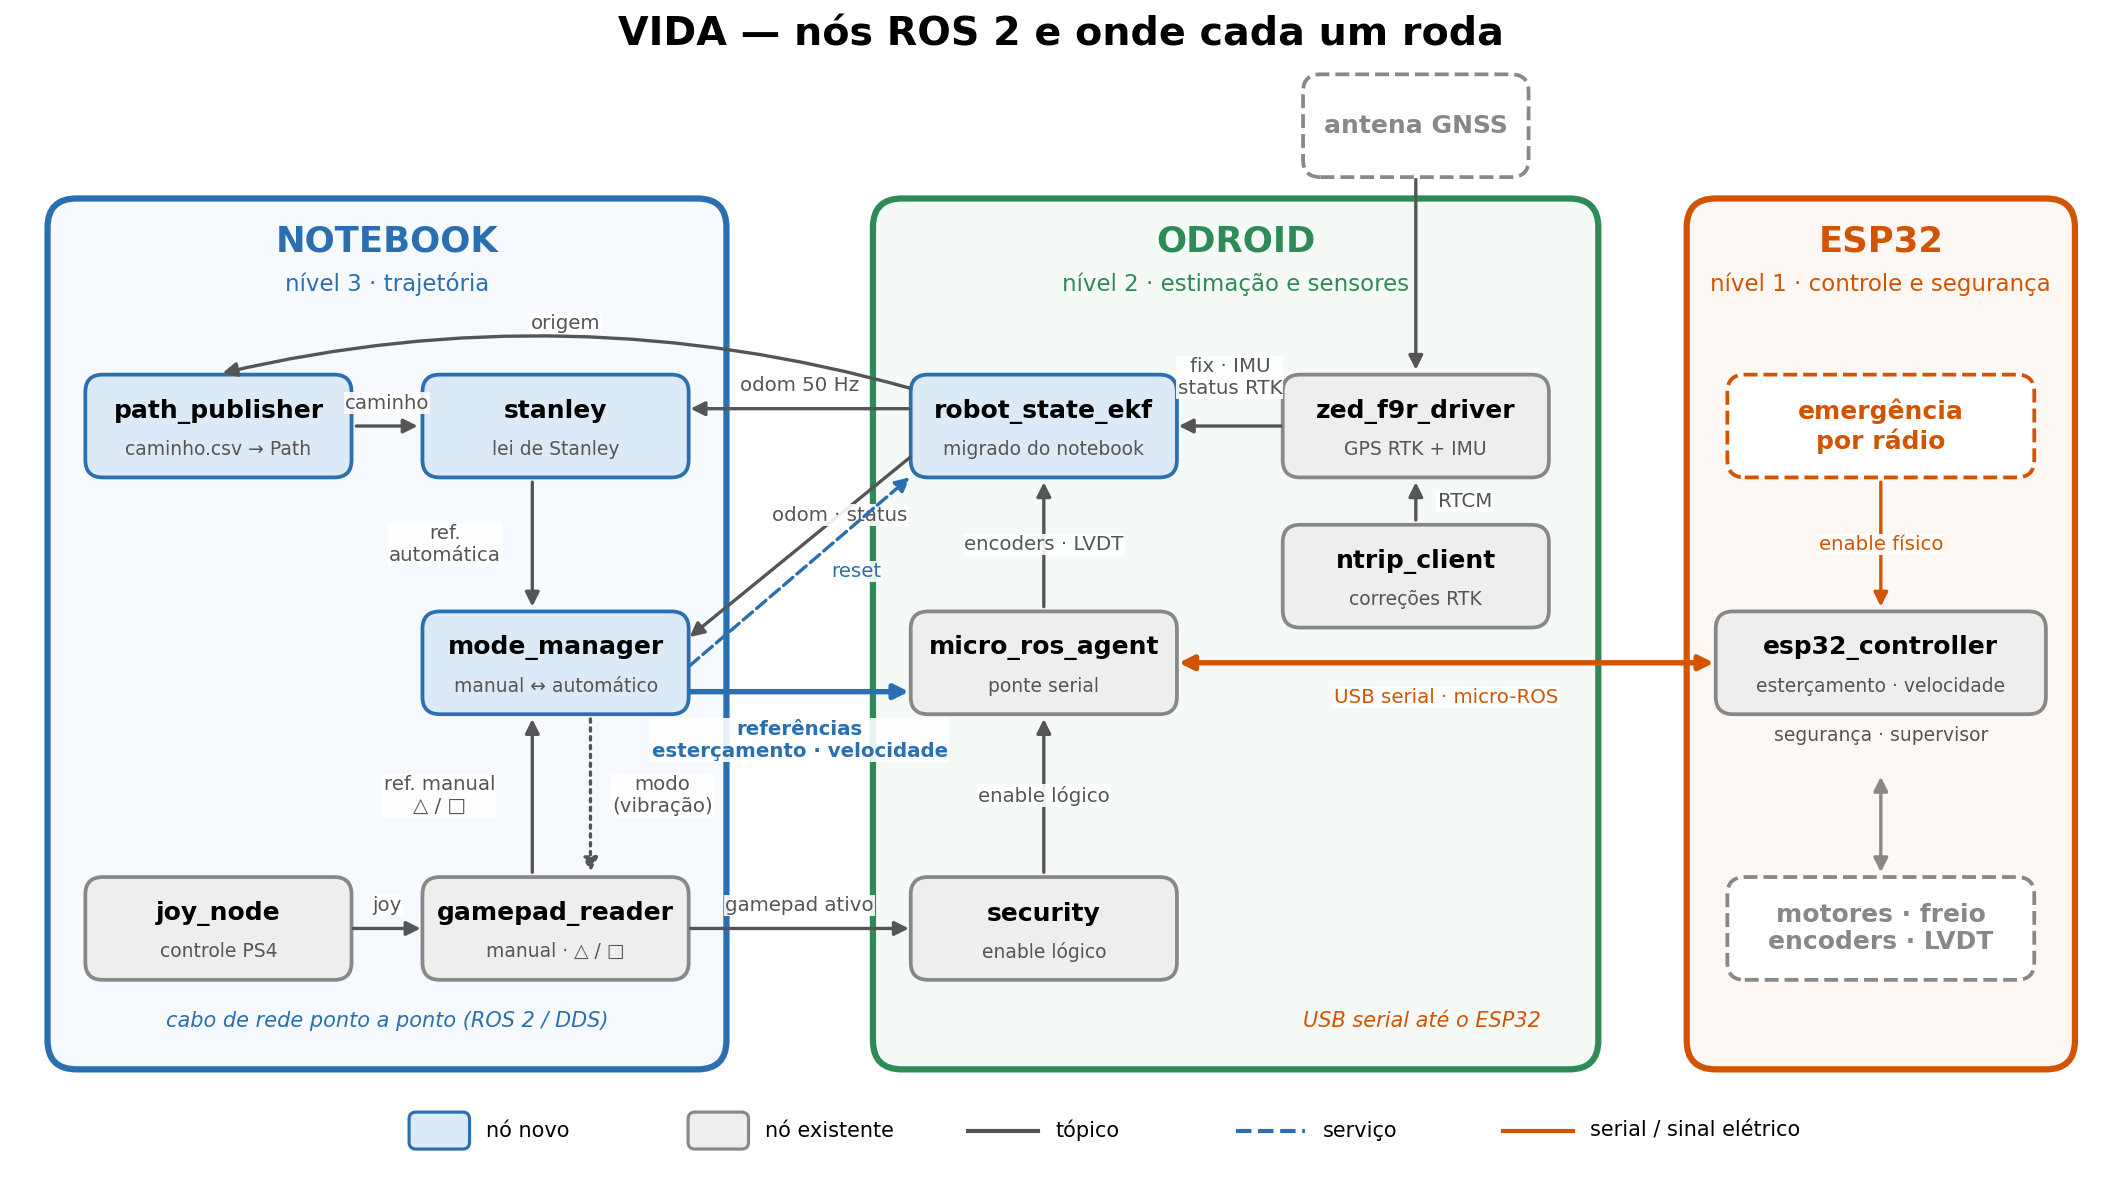

Write Python code to recreate this figure.
"""Diagrama da arquitetura de navegacao do VIDA (nos ROS 2 por maquina).

Uso: python3 arquitetura_navegacao.py  ->  arquitetura_navegacao.{pdf,png,svg}
"""
import matplotlib
matplotlib.use("Agg")
import matplotlib.pyplot as plt
from matplotlib.patches import FancyBboxPatch

plt.rcParams.update({"font.family": "DejaVu Sans"})
BLUE, GREEN, ORANGE, GRAY = "#2a6fb0", "#2e8b57", "#d35400", "#888888"
NEW, OLD = "#dce9f7", "#eeeeee"

fig, ax = plt.subplots(figsize=(18, 10))
ax.set_xlim(0, 18); ax.set_ylim(0, 10); ax.axis("off")

def machine(x0, x1, y0, y1, title, sub, color, fill):
    ax.add_patch(FancyBboxPatch((x0, y0), x1 - x0, y1 - y0, boxstyle="round,pad=0.02,rounding_size=0.25",
                                fc=fill, ec=color, lw=3))
    ax.text((x0 + x1) / 2, y1 - 0.35, title, ha="center", va="center", fontsize=17, weight="bold", color=color)
    ax.text((x0 + x1) / 2, y1 - 0.72, sub, ha="center", va="center", fontsize=11, color=color)

W, H = 2.25, 0.85
def node(x, y, title, sub=None, new=False, dashed=False, color=None, w=W):
    ec = color or (BLUE if new else GRAY)
    ax.add_patch(FancyBboxPatch((x - w / 2, y - H / 2), w, H, boxstyle="round,pad=0.02,rounding_size=0.15",
                                fc="white" if dashed else (NEW if new else OLD), ec=ec, lw=1.8,
                                ls="--" if dashed else "-"))
    if sub:
        ax.text(x, y + 0.13, title, ha="center", va="center", fontsize=12, weight="bold", color=ec if dashed else "black")
        ax.text(x, y - 0.20, sub, ha="center", va="center", fontsize=9, color="#555555")
    else:
        ax.text(x, y, title, ha="center", va="center", fontsize=12, weight="bold", color=ec if dashed else "black")

def arrow(p0, p1, label=None, color="#555555", lw=1.6, ls="-", both=False, lpos=0.5, loff=(0, 0.17), lcolor=None, bold=False, rad=0.0):
    ax.annotate("", xy=p1, xytext=p0,
                arrowprops=dict(arrowstyle="<|-|>" if both else "-|>", color=color, lw=lw, ls=ls,
                                shrinkA=2, shrinkB=2, mutation_scale=14, connectionstyle=f"arc3,rad={rad}"))
    if label:
        x = p0[0] + (p1[0] - p0[0]) * lpos + loff[0]
        y = p0[1] + (p1[1] - p0[1]) * lpos + loff[1]
        ax.text(x, y, label, ha="center", va="center", fontsize=9.5, color=lcolor or color,
                weight="bold" if bold else "normal",
                bbox=dict(fc="white", ec="none", pad=0.6, alpha=0.9))

ax.text(9.0, 9.75, "VIDA — nós ROS 2 e onde cada um roda", ha="center", fontsize=19, weight="bold")

# Maquinas
machine(0.3, 6.1, 0.9, 8.4, "NOTEBOOK", "nível 3 · trajetória", BLUE, "#f6f9fd")
machine(7.4, 13.6, 0.9, 8.4, "ODROID", "nível 2 · estimação e sensores", GREEN, "#f5faf7")
machine(14.4, 17.7, 0.9, 8.4, "ESP32", "nível 1 · controle e segurança", ORANGE, "#fdf8f3")

R1, R2, R3 = 6.45, 4.4, 2.1   # linhas

# Notebook
node(1.75, R1, "path_publisher", "caminho.csv → Path", new=True)
node(4.65, R1, "stanley", "lei de Stanley", new=True)
node(4.65, R2, "mode_manager", "manual ↔ automático", new=True)
node(4.65, R3, "gamepad_reader", "manual · △ / □")
node(1.75, R3, "joy_node", "controle PS4")

# Odroid
node(8.85, R1, "robot_state_ekf", "migrado do notebook", new=True)
node(8.85, R2, "micro_ros_agent", "ponte serial")
node(8.85, R3, "security", "enable lógico")
node(12.05, R1, "zed_f9r_driver", "GPS RTK + IMU")
node(12.05, 5.15, "ntrip_client", "correções RTK")

# ESP32
node(16.05, R2, "esp32_controller", "esterçamento · velocidade", w=2.8)
ax.text(16.05, R2 - 0.68, "segurança · supervisor", ha="center", fontsize=9, color="#555555")

# Hardware (fora das caixas)
node(12.05, 9.05, "antena GNSS", dashed=True, color=GRAY, w=1.9)
node(16.05, R1, "emergência\npor rádio", dashed=True, color=ORANGE, w=2.6)
node(16.05, R3, "motores · freio\nencoders · LVDT", dashed=True, color=GRAY, w=2.6)

# --- Dentro do notebook
arrow((2.9, R1), (3.5, R1), "caminho", loff=(0, 0.2))
arrow((4.45, R1 - 0.45), (4.45, R2 + 0.45), "ref.\nautomática", lpos=0.5, loff=(-0.75, 0))
arrow((1.75 + W / 2, R3), (4.65 - W / 2, R3), "joy", loff=(0, 0.2))
arrow((4.45, R3 + 0.45), (4.45, R2 - 0.45), "ref. manual\n△ / □", loff=(-0.8, 0))
arrow((4.95, R2 - 0.45), (4.95, R3 + 0.45), "modo\n(vibração)", ls=":", loff=(0.62, 0))

# --- Dentro do Odroid
arrow((12.05, 8.62), (12.05, R1 + 0.45))
arrow((12.05, 5.15 + 0.45), (12.05, R1 - 0.45), "RTCM", loff=(0.42, 0))
arrow((12.05 - W / 2, R1), (8.85 + W / 2, R1), "fix · IMU\nstatus RTK", loff=(0, 0.42))
arrow((8.85, R2 + 0.45), (8.85, R1 - 0.45), "encoders · LVDT", loff=(0, 0))
arrow((8.85, R3 + 0.45), (8.85, R2 - 0.45), "enable lógico", loff=(0, 0))

# --- Notebook <-> Odroid (Wi-Fi)
arrow((8.85 - W / 2, R1 + 0.15), (4.65 + W / 2, R1 + 0.15), "odom 50 Hz", loff=(0, 0.2))
arrow((8.85 - W / 2, R1 + 0.32), (1.75, R1 + 0.45), "origem", rad=0.13, lpos=0.5, loff=(0, 0.5))
arrow((8.85 - W / 2, R1 - 0.25), (4.65 + W / 2, R2 + 0.2), "odom · status", lpos=0.45, loff=(0.25, 0.2))
arrow((4.65 + W / 2, R2 - 0.05), (8.85 - W / 2, R1 - 0.42), "reset", ls="--", color=BLUE, lpos=0.62, loff=(0.25, -0.2))
arrow((4.65 + W / 2, R2 - 0.25), (8.85 - W / 2, R2 - 0.25), "referências\nesterçamento · velocidade",
      color=BLUE, lw=2.6, bold=True, loff=(0, -0.42))
arrow((4.65 + W / 2, R3), (8.85 - W / 2, R3), "gamepad ativo", loff=(0, 0.2))

# --- Odroid <-> ESP32 (serial) e hardware
arrow((8.85 + W / 2, R2), (16.05 - 1.4, R2), "USB serial · micro-ROS", color=ORANGE, lw=2.6, both=True, lpos=0.5, loff=(0, -0.3))
arrow((16.05, R1 - 0.45), (16.05, R2 + 0.45), "enable físico", color=ORANGE, loff=(0, 0))
arrow((16.05, R2 - 0.95), (16.05, R3 + 0.45), color=GRAY, both=True)

ax.text(3.2, 1.25, "cabo de rede ponto a ponto (ROS 2 / DDS)", ha="center", fontsize=10, color=BLUE, style="italic")
ax.text(12.1, 1.25, "USB serial até o ESP32", ha="center", fontsize=10, color=ORANGE, style="italic")

# Legenda
ly = 0.35
items = [(NEW, BLUE, "nó novo"), (OLD, GRAY, "nó existente")]
x = 3.4
for fc, ec, lab in items:
    ax.add_patch(FancyBboxPatch((x, ly - 0.15), 0.5, 0.3, boxstyle="round,pad=0.01,rounding_size=0.06", fc=fc, ec=ec, lw=1.5))
    ax.text(x + 0.65, ly, lab, va="center", fontsize=10); x += 2.4
for ls, col, lab in (("-", "#555555", "tópico"), ("--", BLUE, "serviço"), ("-", ORANGE, "serial / sinal elétrico")):
    ax.plot([x, x + 0.6], [ly, ly], ls=ls, color=col, lw=2); ax.text(x + 0.75, ly, lab, va="center", fontsize=10); x += 2.3 if lab != "serial / sinal elétrico" else 3

for ext in ("pdf", "png", "svg"):
    fig.savefig(f"arquitetura_navegacao.{ext}", dpi=150 if ext == "png" else None, bbox_inches="tight")
